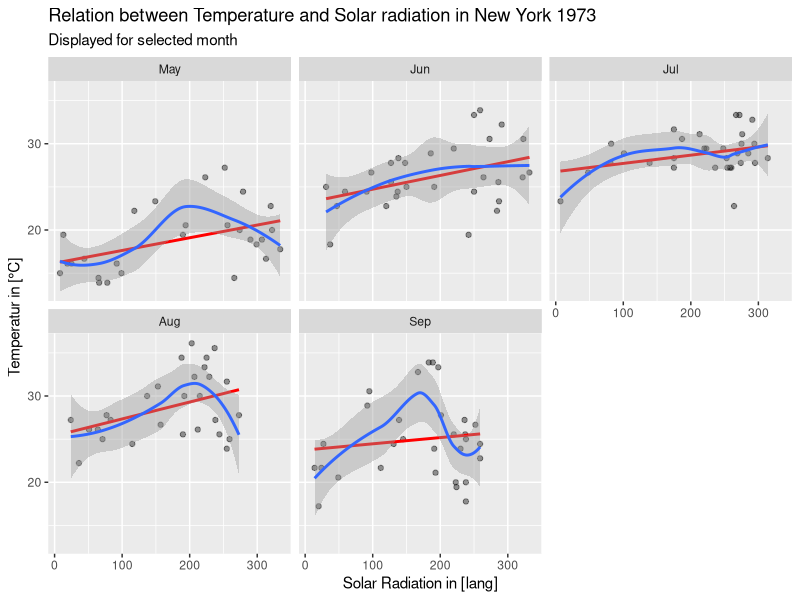
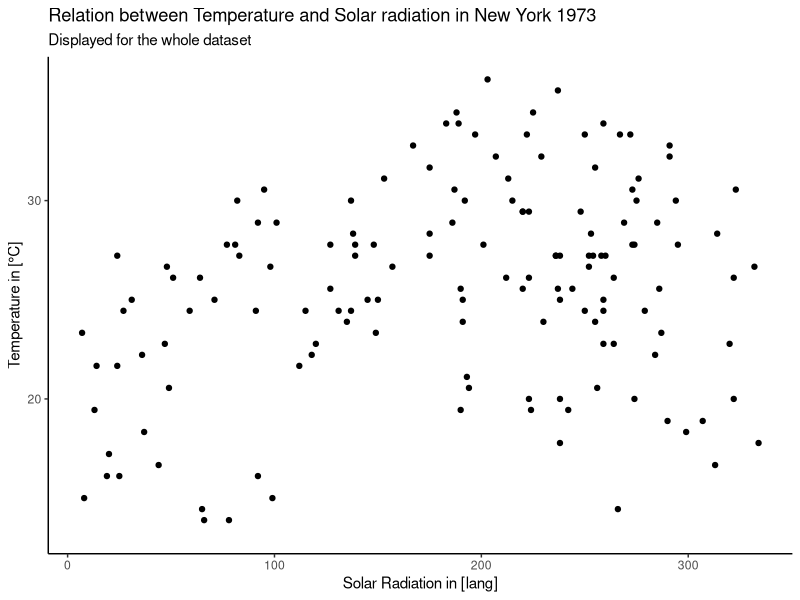
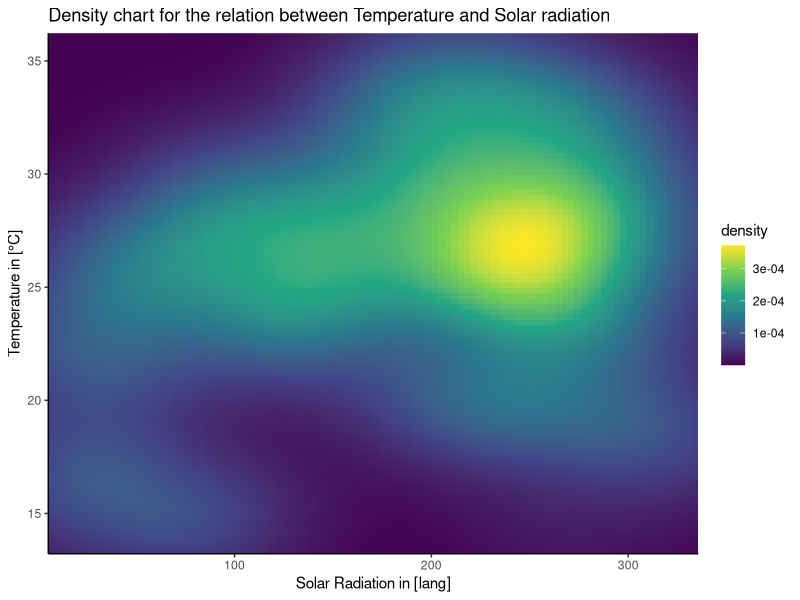

Source code (R) for these figures, in order:
## ---- chunk 1
airquality <- datasets::airquality # Loading the dataset into R

airquality <- dplyr::mutate(`airquality`, `Temp` = (`Temp`-32)*5/9) #convert the Temp column from Fahrenheit to °Celcius
airquality <- dplyr::mutate(`airquality`, `month` = `Month`)
## ---- chunk 2
?datasets::airquality #getting the necessary background information
## ---- chunk 3
airquality <- airquality |>
  dplyr::mutate(Month = lubridate::month(Month, label = TRUE)) #giving the column Month labels like Mai, Juni, Juli...
## ---- chunk 4
library(ggplot2)
## ---- chunk 5
ggplot(
  airquality,
  ggplot2::aes(x = Solar.R, y = Temp)) + 
  ggplot2::geom_point(alpha = 0.4, na.rm = TRUE) +
  ggplot2::geom_smooth(method = "lm", color = "red", se = FALSE, na.rm = TRUE) + #calculating trend for each Month in red
  ggplot2::stat_smooth(position = "identity", method = "auto", #Displaying the course of each Month with the 0.95 interval
    formula = y ~ x, n = 153,
    level = 0.95, na.rm = TRUE) +
  ggplot2::labs(title = "Relation between Temperature and Solar radiation in New York 1973", subtitle = "Displayed for selected month", y = "Temperatur in [°C]",
       x = "Solar Radiation in [lang]") +
  ggplot2::facet_wrap(~Month) #Combining the chart with the column Month so that the labels of the Month are displayed
## ---- chunk 6
library(ggplot2)
## ---- chunk 7
ggplot(
    airquality,
    aes(x = Solar.R, y = Temp)) +
  geom_point(na.rm = TRUE) + #creating a point cloud for the whole dataset combining temperature and solar radiation
  labs(title = "Relation between Temperature and Solar radiation in New York 1973", subtitle = "Displayed for the whole dataset", x = "Solar Radiation in [lang]",
       y = "Temperature in [°C]") +
  theme_classic()
## ---- chunk 8
library(ggplot2)
## ---- chunk 9
ggplot(
    airquality,
    aes(x = Solar.R, y = Temp)) +
  stat_density_2d(
    geom = "raster", # the geometric object to display the data
    aes(fill = after_stat(density)), # using `density`, a variable calculated by the stat
    contour = FALSE, na.rm = TRUE
    ) +
  scale_fill_viridis_c() +
  labs(title = "Density chart for the relation between Temperature and Solar radiation", x = "Solar Radiation in [lang]", 
       y = "Temperature in [°C]") +
  theme_classic() + 
  scale_x_continuous(expand = c(0, 0)) +  # avoid gap between plotting area and axis
  scale_y_continuous(expand = c(0, 0))
## ---- chunk 10
mean(airquality$Temp, na.rm = TRUE)
median(airquality$Temp, na.rm = TRUE)
sd(airquality$Temp, na.rm = TRUE)
## ---- chunk 11
mean(airquality$Solar.R, na.rm = TRUE)
median(airquality$Solar.R, na.rm = TRUE)
sd(airquality$Solar.R, na.rm = TRUE)
